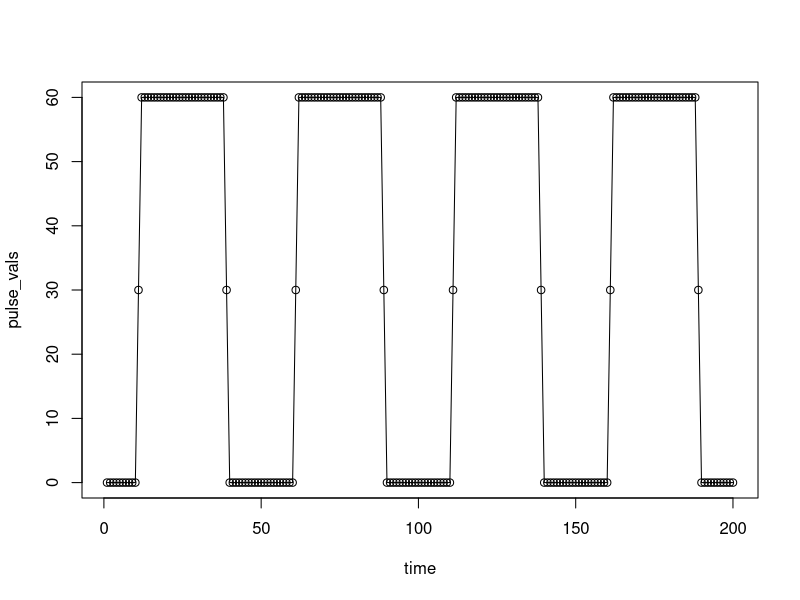

R code for this plot:

# A function to generate a periodic pulse
# A = amplitude
# delta = shift in location of pulse
# P = periodicity
# Pu = pulse width
# m0 = intercept
periodic_pulse_predict <- function(
    A, delta, P, Pu, time_steps, m0
){
  pulse <- matrix(0, ncol = 500, nrow = length(time_steps))
  
  for(n in 1:500){
    pulse[,n] <- (2*A/(n*pi))*sin((pi*n*Pu)/P)*
      cos((2 *pi*n * (time_steps - delta))/(P))
  }
  
  ans <- m0 + rowSums(pulse)
  return(ans)
}

time <- 1:200
pulse_vals <- periodic_pulse_predict(
  A = 60,
  delta = 25,
  P = 50,
  Pu = 28,
  time_steps = time,
  m0 = 34
)

pulse_vals <- floor(pulse_vals)
plot(pulse_vals ~ time, type = "o")
